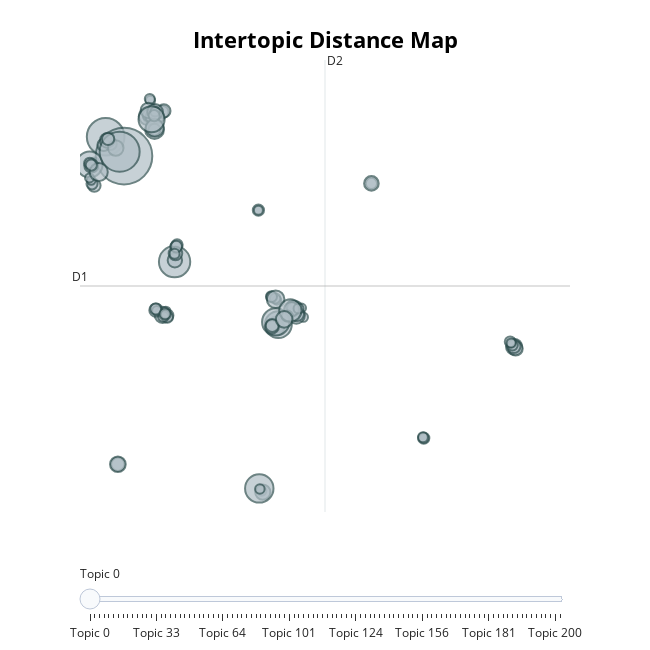

Here is the notebook cell this chart was saved with:
### Code cell
topic_model.visualize_topics()
